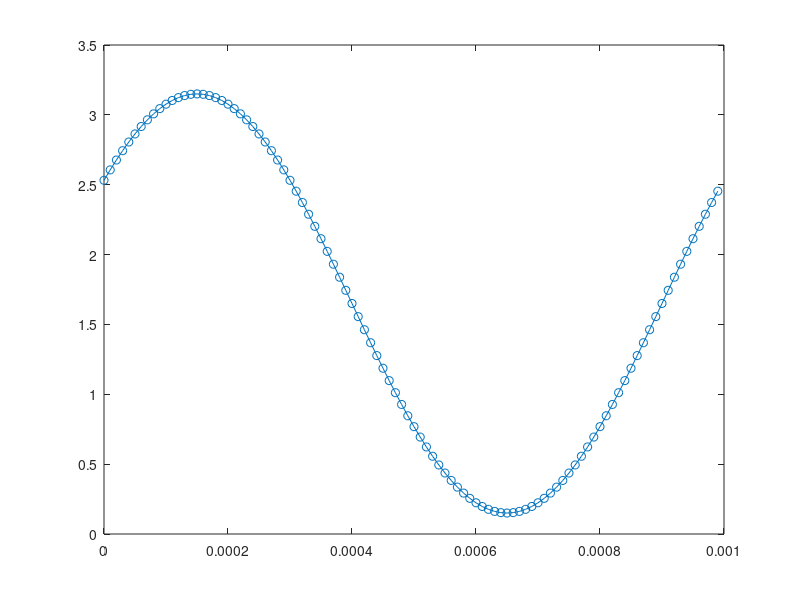

Write MATLAB code to recreate this figure.
close all;
clear;
clc;

%1Hz - 20kHz
f = 1000;
N = 100;

A_v = 1.5; Of_v = 1.65;
A_d = 500; Of_d = 512;

fro = 30e6; %DAC clock
timeStep = 1 / (f*N);
T = 1/f;
phase = pi/5; 

n = 0 : N-1;
w = 2*pi*f;
y = Of_d + A_d*sin(w*n*timeStep + phase);
csvwrite('sin.txt',round(y*(2^6)));

y = Of_v + A_v*sin(w*n*timeStep + phase);

figure;
plot(n*timeStep,y, "-o");

%for LT spice
plw_t = [0, timeStep+zeros(1,N-1)].';
M = [plw_t, y.'];
dlmwrite('sin_spice.txt',M,'precision','+%.10f','delimiter','\t');
